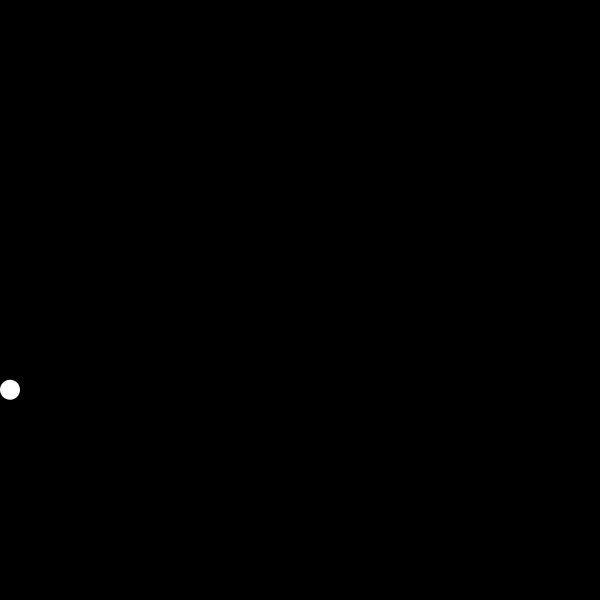
Frame 1 (no input)
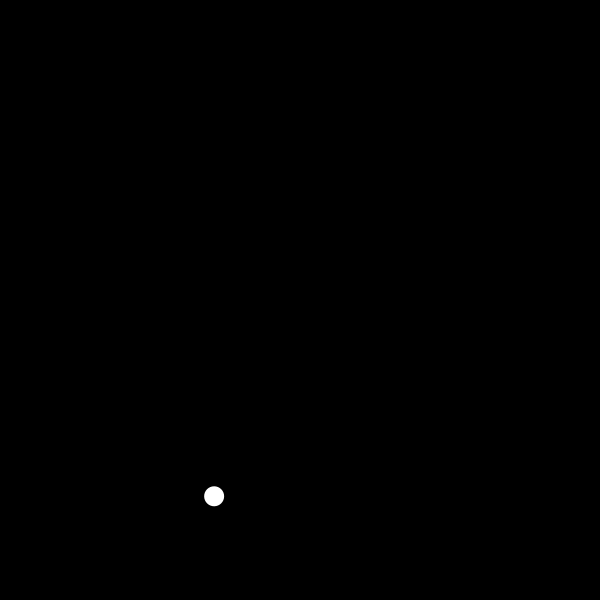
Frame 60 (the mouse pressed at the canvas centre just before this capture)
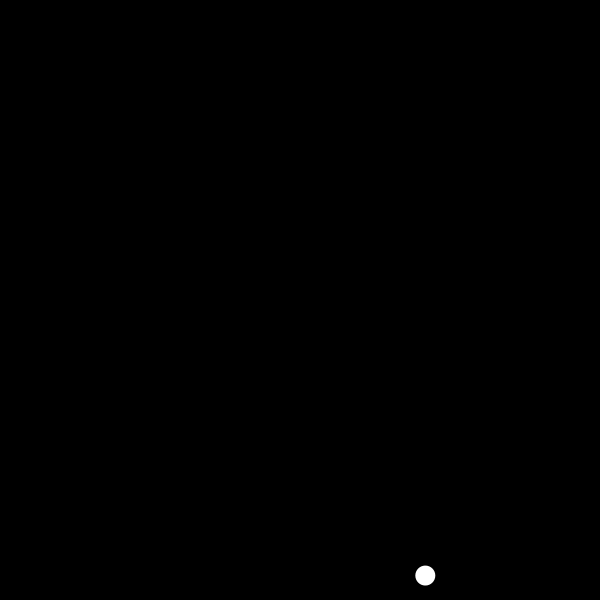
Frame 120 (the mouse held since frame 60 and released just before this capture)

The Processing sketch that drew these frames (run headless with seeded random() and noise(); from frame 60 on, the mouse is pressed at the canvas centre):

// Processing sketch: PongGameV1_0
// ── PongGameV1_0.pde
Ball ball;

void setup(){
  size(600,600);
  noCursor();
  
  //setting up the ball with hard-coded sizes
  ball = new Ball(20.0);
}

void draw(){
  background(0);
  
  //update the ball position and display it
  ball.update();
  ball.display();
}

// ── Ball.pde
public class Ball {  
  
//------------------instance variables----------------------// 

  private float xCoord;          //x coordinate of the ball
  private float yCoord;          //y coordinate of the ball
  private float diameter;        //diameter of the ball
  private float speedX;          //speed along the x-axis
  private float speedY;          //speed along the y-axis

//--------------------constructors--------------------------//

public Ball(float diameter){
  setDiameter(diameter);
  resetBall();
}

//---------------------methods------------------------------//

  public void display() {
    fill(255);
    noStroke();
    circle(xCoord, yCoord, diameter);
  }
  
  public void hit(){
    speedX = speedX * -1;
    xCoord = xCoord + speedX;
  }
  
  public boolean update(){
    boolean lifeLost = false;
    
    //update ball coordinates
    xCoord = xCoord + speedX;
    yCoord = yCoord + speedY;
    
    //reset position if ball leaves right side of the screen
    if (xCoord > width + diameter/2){
      resetBall();
      lifeLost = true;
    }
    
    //if ball hits the left edge of the display window, change direction of xCoord
    if (xCoord < diameter/2){
      xCoord = diameter/2;
      speedX = speedX * -1;
    }
    
    //if ball hits top or bottom of the display window, change direction of yCoord
    if (yCoord > height - diameter/2){
      yCoord = height - diameter/2;
      speedY = speedY * -1;
    }
    else if (yCoord < diameter/2){
      yCoord = diameter/2;
      speedY = speedY * -1;
    }
    return lifeLost;
  } //end of update() method
  

  private void resetBall() {   //private helper method only used by the Ball constructor and update() method in Ball class
    xCoord = 0;
    yCoord = random(height);
    speedX = random(3, 5);
    speedY = random(-2, 2);
  }

//-----------------------getters---------------------//

  public float getXCoord() {
    return xCoord;
  }

  public float getYCoord() {
    return yCoord;
  }

  public float getDiameter() {
    return diameter;
  }

//----------------------setters----------------------//

  public void setDiameter(float diameter) {
    if ((diameter >= 20) && (diameter <= height/6)) {        //invalid entries default to 20
      this.diameter = diameter;
    } else {
      this.diameter = 20;
    }
  }
}
